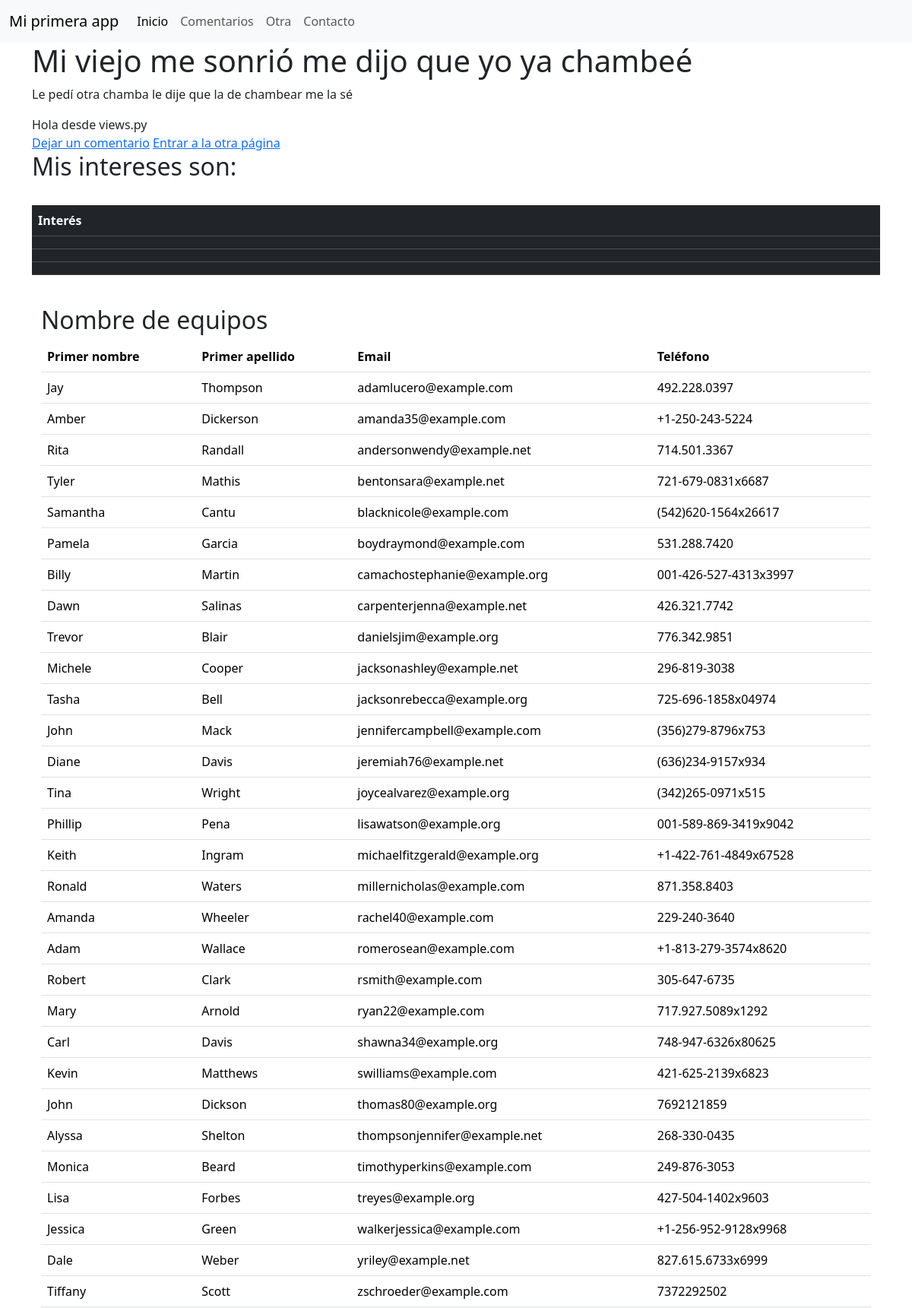
The page / (upper part) on the database its author committed.
### mi_primera_app/models.py (models this page shows, shortened)
class NOMBRE_DEL_EQUIPO(models.Model):
    first_name = models.CharField(max_length=25)
    last_name = models.CharField(max_length=30)
    email = models.EmailField(unique=True)
    phone_number = models.CharField(max_length=15)

### mi_primera_app/views.py (the view)
# urls.py: path('', views.index),
def index(request):
    access_list = AccessRecord.objects.order_by('date')
    elprofe_list = ElProfe.objects.order_by('email')
    NombreEquipo_list = NOMBRE_DEL_EQUIPO.objects.order_by('email')
    my_context = {'username': 'Hola desde views.py',
                  'access_records': access_list,
                  'el_profe': elprofe_list,
                  'nombreequipo': NombreEquipo_list}
    return render(request, 'mi_primera_app/index.html', context=my_context)

### mi_primera_app/models.py (called while the page is built)
    def __str__(self):
        return self.name

### templates/mi_primera_app/index.html (shortened to what this page needs)
<!DOCTYPE html>
{% extends "mi_primera_app/base.html" %}
{% load static %}
{% block body_block %}
    <h1>Mi viejo me sonrió me dijo que yo ya chambeé</h1>
    <p>Le pedí otra chamba le dije que la de chambear me la sé</p>
    {{ username }}
    <br/>
    <a href="mi_primera_app/formpage">Dejar un comentario</a>
    <a href="mi_primera_app/otra">Entrar a la otra página</a>
    <br/>
    <h2>Mis intereses son:</h2>
    <br/>
    <table class="table table-dark">
        <thead>
            <th>Interés</th>
        </thead>
        <tbody>
            <tr>
                <td>{{ interes_1 }}</td>
            </tr>
            <tr>
                <td>{{ interes_2 }}</td>
            </tr>
            <tr>
                <td>{{ interes_3 }}</td>
            </tr>
        </tbody>
    </table>
    <br/>
    <div class="container">
        <h2>Nombre de equipos</h2>
        {% if nombreequipo %}
            <table class="table">
                <thead>
                    <th>Primer nombre</th>
                    <th>Primer apellido</th>
                    <th>Email</th>
                    <th>Teléfono</th>
                </thead>
                <tbody>
                    {% for integrante in nombreequipo %}
                        <tr>
                            <td>{{integrante.first_name}}</td>
                            <td>{{integrante.last_name}}</td>
                            <td>{{integrante.email}}</td>
                            <td>{{integrante.phone_number}}</td>
                        </tr>
                    {% endfor %}
                </tbody>
            </table>
        {% else %}
            <p>No hay nadie nunca en la vida</p>
        {% endif %}
    </div>
    <br/>
    <br/>
{% endblock %}

### templates/mi_primera_app/base.html (shortened to what this page needs)
<!DOCTYPE html>
<html lang="en">
<head>
    <link href="https://cdn.jsdelivr.net/npm/bootstrap@5.3.3/dist/css/bootstrap.min.css" rel="stylesheet">
</head>
<body>
    <nav class="navbar navbar-expand-lg bg-body-tertiary">
        <div class="container-fluid">
          <a class="navbar-brand" href="#">Mi primera app</a>
          <div class="collapse navbar-collapse" id="navbarNav">
            <ul class="navbar-nav">
              <li class="nav-item">
                <a class="nav-link active" aria-current="page" href="/mi_primera_app/">Inicio</a>
              </li>
              <li class="nav-item">
                <a class="nav-link" href="/mi_primera_app/formpage">Comentarios</a>
              </li>
              <li class="nav-item">
                <a class="nav-link" href="/mi_primera_app/otra">Otra</a>
              </li>
              <li class="nav-item">
                <a class="nav-link" href="/mi_primera_app/contacto">Contacto</a>
              </li>
            </ul>
          </div>
        </div>
      </nav>
      <div class="container">
        {% block body_block %}{% endblock %}
      </div>
</body>
</html>

### rows shown on the page
NOMBRE_DEL_EQUIPO: first_name "Jay", last_name "Thompson", email "adamlucero@example.com", phone_number "492.228.0397"
NOMBRE_DEL_EQUIPO: first_name "Amber", last_name "Dickerson", email "amanda35@example.com", phone_number "+1-250-243-5224"
NOMBRE_DEL_EQUIPO: first_name "Rita", last_name "Randall", email "andersonwendy@example.net", phone_number "714.501.3367"
NOMBRE_DEL_EQUIPO: first_name "Tyler", last_name "Mathis", email "bentonsara@example.net", phone_number "721-679-0831x6687"
NOMBRE_DEL_EQUIPO: first_name "Samantha", last_name "Cantu", email "blacknicole@example.com", phone_number "(542)620-1564x26617"
NOMBRE_DEL_EQUIPO: first_name "Pamela", last_name "Garcia", email "boydraymond@example.com", phone_number "531.288.7420"
NOMBRE_DEL_EQUIPO: first_name "Billy", last_name "Martin", email "camachostephanie@example.org", phone_number "001-426-527-4313x3997"
NOMBRE_DEL_EQUIPO: first_name "Dawn", last_name "Salinas", email "carpenterjenna@example.net", phone_number "426.321.7742"
NOMBRE_DEL_EQUIPO: first_name "Trevor", last_name "Blair", email "danielsjim@example.org", phone_number "776.342.9851"
NOMBRE_DEL_EQUIPO: first_name "Michele", last_name "Cooper", email "jacksonashley@example.net", phone_number "296-819-3038"
NOMBRE_DEL_EQUIPO: first_name "Tasha", last_name "Bell", email "jacksonrebecca@example.org", phone_number "725-696-1858x04974"
NOMBRE_DEL_EQUIPO: first_name "John", last_name "Mack", email "jennifercampbell@example.com", phone_number "(356)279-8796x753"
NOMBRE_DEL_EQUIPO: first_name "Diane", last_name "Davis", email "jeremiah76@example.net", phone_number "(636)234-9157x934"
NOMBRE_DEL_EQUIPO: first_name "Tina", last_name "Wright", email "joycealvarez@example.org", phone_number "(342)265-0971x515"
NOMBRE_DEL_EQUIPO: first_name "Phillip", last_name "Pena", email "lisawatson@example.org", phone_number "001-589-869-3419x9042"
NOMBRE_DEL_EQUIPO: first_name "Keith", last_name "Ingram", email "michaelfitzgerald@example.org", phone_number "+1-422-761-4849x67528"
NOMBRE_DEL_EQUIPO: first_name "Ronald", last_name "Waters", email "millernicholas@example.com", phone_number "871.358.8403"
NOMBRE_DEL_EQUIPO: first_name "Amanda", last_name "Wheeler", email "rachel40@example.com", phone_number "229-240-3640"
NOMBRE_DEL_EQUIPO: first_name "Adam", last_name "Wallace", email "romerosean@example.com", phone_number "+1-813-279-3574x8620"
NOMBRE_DEL_EQUIPO: first_name "Robert", last_name "Clark", email "rsmith@example.com", phone_number "305-647-6735"
NOMBRE_DEL_EQUIPO: first_name "Mary", last_name "Arnold", email "ryan22@example.com", phone_number "717.927.5089x1292"
NOMBRE_DEL_EQUIPO: first_name "Carl", last_name "Davis", email "shawna34@example.org", phone_number "748-947-6326x80625"
NOMBRE_DEL_EQUIPO: first_name "Kevin", last_name "Matthews", email "swilliams@example.com", phone_number "421-625-2139x6823"
NOMBRE_DEL_EQUIPO: first_name "John", last_name "Dickson", email "thomas80@example.org", phone_number "7692121859"
NOMBRE_DEL_EQUIPO: first_name "Alyssa", last_name "Shelton", email "thompsonjennifer@example.net", phone_number "268-330-0435"
NOMBRE_DEL_EQUIPO: first_name "Monica", last_name "Beard", email "timothyperkins@example.com", phone_number "249-876-3053"
NOMBRE_DEL_EQUIPO: first_name "Lisa", last_name "Forbes", email "treyes@example.org", phone_number "427-504-1402x9603"
NOMBRE_DEL_EQUIPO: first_name "Jessica", last_name "Green", email "walkerjessica@example.com", phone_number "+1-256-952-9128x9968"
NOMBRE_DEL_EQUIPO: first_name "Dale", last_name "Weber", email "yriley@example.net", phone_number "827.615.6733x6999"
NOMBRE_DEL_EQUIPO: first_name "Tiffany", last_name "Scott", email "zschroeder@example.com", phone_number "7372292502"

### other values the page prints
{{ username }} "Hola desde views.py"
